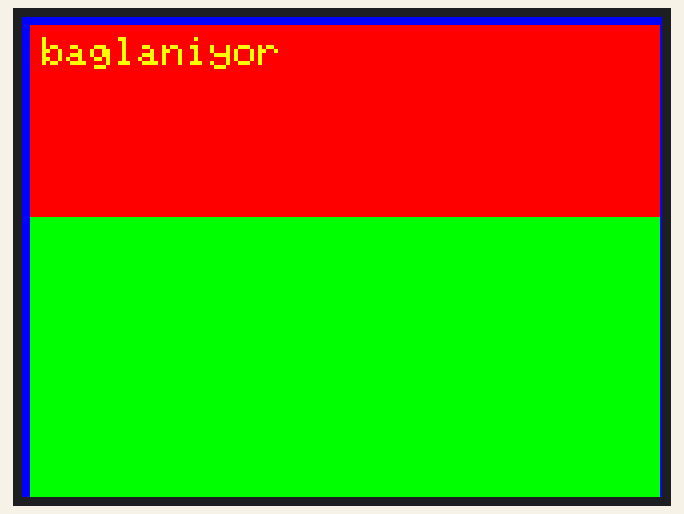
The sketch below on a simulated ESP8266 (Wemos D1 mini). Shown: 320×240 colour display. WiFi joins after 1.5 s; servers stay silent unless stated; uploads are accepted with an empty reply; what the sketch prints to the serial monitor is not drawn.

Above: at 0.4 s.
At 2.4 s:
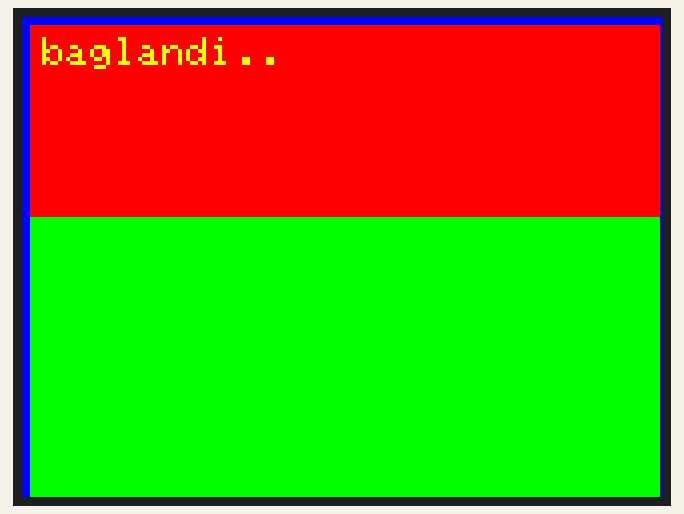
At 3.6 s:
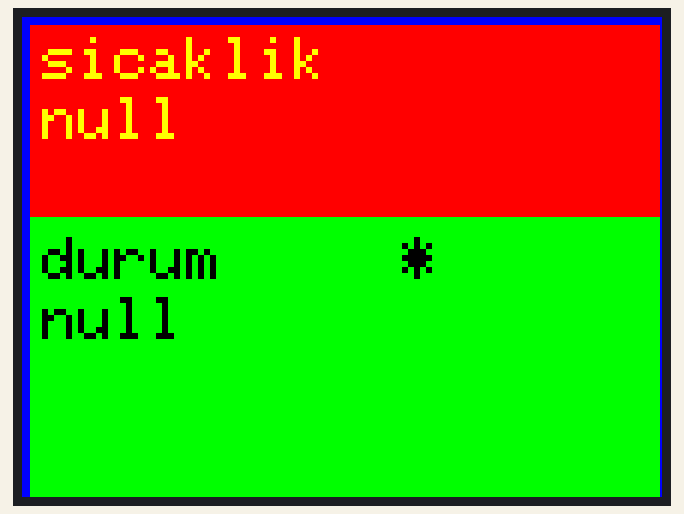
At 4.5 s:
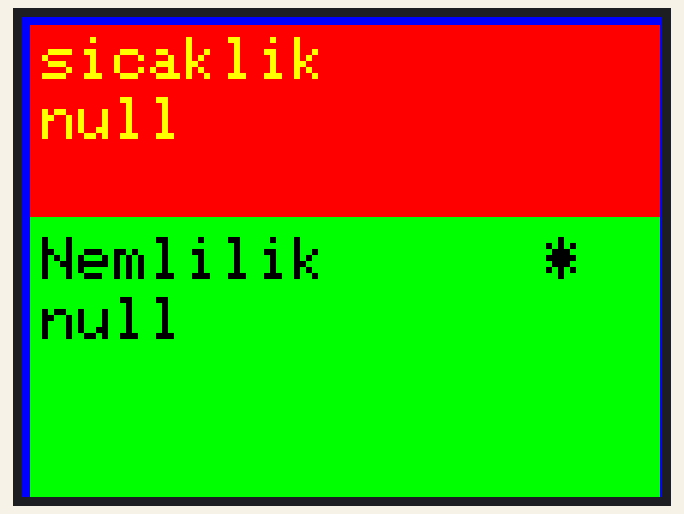
At 5.4 s:
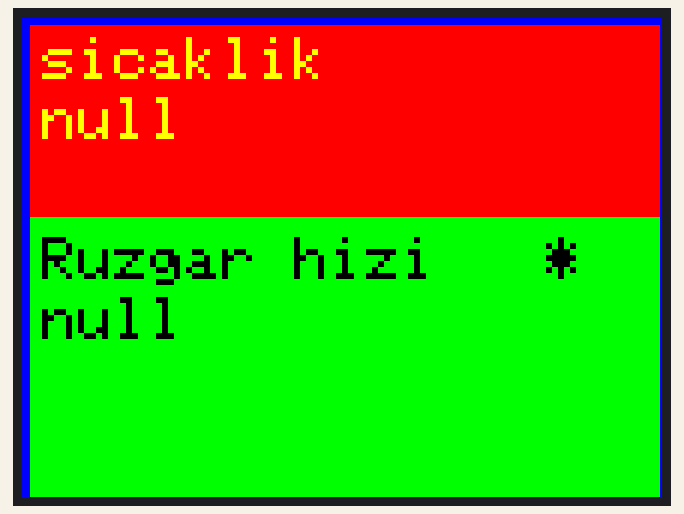
At 6.3 s:
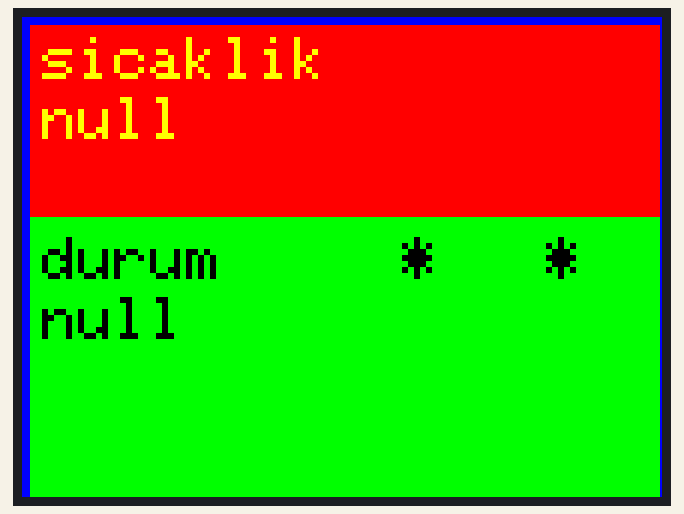

Measured:
- by itself, everything shown: repeats every 2.8 s, in 3 steps
- what the display in image 1 shows lasts 1.2 s, from 2.3 s to 3.5 s
- what the display in image 2 shows lasts 1.0 s, from 3.5 s to 4.5 s

The sketch:

2019-12-05-0813_esp8266_webclient_http_request_weather_json.ino
```cpp
#include <SPI.h>
#include <Adafruit_GFX.h>
#include <Adafruit_ILI9341.h>
#include <ESP8266WiFi.h>
#include <WiFiClient.h>
#include <ESP8266HTTPClient.h>
#include <ArduinoJson.h>

#define TFT_CS D0  //for D1 mini or TFT I2C Connector Shield (V1.1.0 or later)
#define TFT_DC D8  //for D1 mini or TFT I2C Connector Shield (V1.1.0 or later)
#define TFT_RST -1 //for D1 mini or TFT I2C Connector Shield (V1.1.0 or later)
#define TS_CS D3   //for D1 mini or TFT I2C Connector Shield (V1.1.0 or later)

// #define TFT_CS 14  //for D32 Pro
// #define TFT_DC 27  //for D32 Pro
// #define TFT_RST 33 //for D32 Pro
// #define TS_CS  12 //for D32 Pro

Adafruit_ILI9341 tft = Adafruit_ILI9341(TFT_CS, TFT_DC, TFT_RST);
////////////////////////////////////////
int n=0;
String a;
String b;
String c;
String d;
#define LINECOLOR1 0xEBD5
///////////////////////////////
const char* ssid = "GM 9 Pro";
const char* password = "asdf12345678";
DynamicJsonDocument doc(3000);
String payload;
/////////////////////////////////////////
void setup()
{
  Serial.begin(115200);
  Serial.println("ILI9341 Test!");
  tft.begin();
  tft.setRotation(1);tft.fillScreen(ILI9341_BLUE);
  tft.setTextColor(ILI9341_YELLOW, ILI9341_RED); tft.setTextSize(2);
  tft.fillRect(4,4, 315,100, ILI9341_RED);
  tft.fillRect(4,100, 315,235, ILI9341_GREEN);
WiFi.begin(ssid, password);
while (WiFi.status() != WL_CONNECTED) {
Serial.print("Connecting..");
tft.setCursor(10, 10);tft.print("baglaniyor");
delay(1000);
}
tft.setCursor(10, 10);tft.println("baglandi..");
delay(1000);
}

void loop()
{
if ((WiFi.status() == WL_CONNECTED)&& n==0) { //Check WiFi connection status

HTTPClient http;  //Declare an object of class HTTPClient

http.begin("http://api.weatherstack.com/forecast?access_key=03e58b4fa98fad9a76929331658a158d&query=39.966477,32.879326");  //Specify request destination
int httpCode = http.GET();                                                                  //Send the request

if (httpCode > 0) { //Check the returning code

String aa = http.getString();   //Get the request response payload
Serial.println(" ");
Serial.println(aa);
Serial.println("*********************************");
deserializeJson(doc,aa);//Print the response payload

serializeJson(doc["current"]["temperature"], a);
serializeJson(doc["current"]["weather_descriptions"][0], b);
serializeJson(doc["current"]["humidity"], c);
serializeJson(doc["current"]["wind_speed"], d);
Serial.print("a=>");Serial.println(a);
Serial.print("b=>");Serial.println(b);
Serial.print("c=>");Serial.println(c);
Serial.print("c=>");Serial.println(d);

}

http.end();   //Close connection
n=n+1;

}
tft.setTextColor(ILI9341_YELLOW, ILI9341_RED); tft.setTextSize(3);//yenibilgi https://forum.arduino.cc/index.php?topic=364055.0
tft.setCursor(10,10);tft.print("sicaklik");
tft.setCursor(10,40);tft.print(a);
// tft.drawLine(10, 45, 50,45, ILI9341_BLACK);
////////////////////////////////
tft.setTextColor(ILI9341_BLACK, ILI9341_GREEN); tft.setTextSize(3);
tft.setCursor(10,110);tft.print("durum     *");
tft.setCursor(10,140);tft.print(b);
////////////////////////////////
delay(900);
////////////////////////////////
tft.setCursor(10,110);tft.print("Nemlilik      *");
tft.setCursor(10,140);tft.print(c);tft.print("             ");
delay(900);
////////////////////////////////
tft.setCursor(10,110);tft.print("Ruzgar hizi");
tft.setCursor(10,140);tft.print(d);tft.print("             ");
delay(900);

}
```
